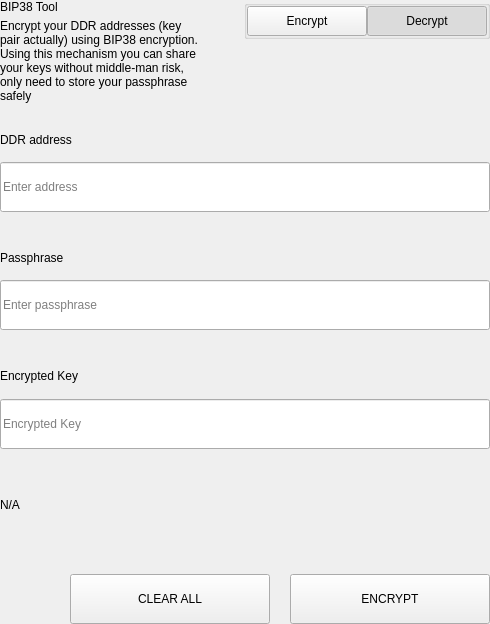
<?xml version="1.0" encoding="UTF-8"?>
<ui version="4.0">
 <class>SettingsBitToolWidget</class>
 <widget class="QWidget" name="SettingsBitToolWidget">
  <property name="geometry">
   <rect>
    <x>0</x>
    <y>0</y>
    <width>490</width>
    <height>624</height>
   </rect>
  </property>
  <property name="windowTitle">
   <string>Form</string>
  </property>
  <layout class="QVBoxLayout" name="verticalLayout">
   <property name="spacing">
    <number>0</number>
   </property>
   <property name="leftMargin">
    <number>0</number>
   </property>
   <property name="topMargin">
    <number>0</number>
   </property>
   <property name="rightMargin">
    <number>0</number>
   </property>
   <property name="bottomMargin">
    <number>0</number>
   </property>
   <item>
    <widget class="QWidget" name="left" native="true">
     <layout class="QVBoxLayout" name="verticalLayout_3">
      <property name="leftMargin">
       <number>0</number>
      </property>
      <property name="topMargin">
       <number>0</number>
      </property>
      <property name="rightMargin">
       <number>0</number>
      </property>
      <property name="bottomMargin">
       <number>0</number>
      </property>
      <item>
       <layout class="QVBoxLayout" name="verticalLayout_2">
        <property name="spacing">
         <number>0</number>
        </property>
        <item>
         <layout class="QHBoxLayout" name="horizontalLayout_3" stretch="3,1">
          <property name="spacing">
           <number>40</number>
          </property>
          <item>
           <layout class="QVBoxLayout" name="verticalLayoutTitle">
            <property name="spacing">
             <number>5</number>
            </property>
            <item>
             <widget class="QLabel" name="labelTitle">
              <property name="text">
               <string>BIP38 Tool</string>
              </property>
             </widget>
            </item>
            <item>
             <widget class="QLabel" name="labelSubtitle1">
              <property name="text">
               <string>Encrypt your DDR addresses (key pair actually) using BIP38 encryption.
Using this mechanism you can share your keys without middle-man risk, only need to store your passphrase safely</string>
              </property>
              <property name="wordWrap">
               <bool>true</bool>
              </property>
             </widget>
            </item>
           </layout>
          </item>
          <item alignment="Qt::AlignTop">
           <widget class="QGroupBox" name="groupBox">
            <property name="title">
             <string/>
            </property>
            <property name="alignment">
             <set>Qt::AlignLeading|Qt::AlignLeft|Qt::AlignTop</set>
            </property>
            <layout class="QHBoxLayout" name="horizontalLayout_4">
             <property name="spacing">
              <number>0</number>
             </property>
             <property name="leftMargin">
              <number>0</number>
             </property>
             <property name="topMargin">
              <number>0</number>
             </property>
             <property name="rightMargin">
              <number>0</number>
             </property>
             <property name="bottomMargin">
              <number>0</number>
             </property>
             <item>
              <spacer name="horizontalSpacer">
               <property name="orientation">
                <enum>Qt::Horizontal</enum>
               </property>
               <property name="sizeHint" stdset="0">
                <size>
                 <width>40</width>
                 <height>20</height>
                </size>
               </property>
              </spacer>
             </item>
             <item>
              <widget class="QPushButton" name="pushLeft">
               <property name="minimumSize">
                <size>
                 <width>120</width>
                 <height>30</height>
                </size>
               </property>
               <property name="maximumSize">
                <size>
                 <width>120</width>
                 <height>30</height>
                </size>
               </property>
               <property name="focusPolicy">
                <enum>Qt::NoFocus</enum>
               </property>
               <property name="text">
                <string>Encrypt</string>
               </property>
               <property name="checkable">
                <bool>true</bool>
               </property>
               <property name="autoExclusive">
                <bool>true</bool>
               </property>
              </widget>
             </item>
             <item>
              <widget class="QPushButton" name="pushRight">
               <property name="minimumSize">
                <size>
                 <width>120</width>
                 <height>30</height>
                </size>
               </property>
               <property name="maximumSize">
                <size>
                 <width>120</width>
                 <height>30</height>
                </size>
               </property>
               <property name="focusPolicy">
                <enum>Qt::NoFocus</enum>
               </property>
               <property name="text">
                <string>Decrypt</string>
               </property>
               <property name="checkable">
                <bool>true</bool>
               </property>
               <property name="checked">
                <bool>true</bool>
               </property>
               <property name="autoExclusive">
                <bool>true</bool>
               </property>
              </widget>
             </item>
            </layout>
           </widget>
          </item>
         </layout>
        </item>
        <item>
         <widget class="QStackedWidget" name="stackedWidget">
          <property name="currentIndex">
           <number>1</number>
          </property>
          <widget class="QWidget" name="pageDecrypt">
           <layout class="QVBoxLayout" name="verticalLayout_5">
            <property name="spacing">
             <number>0</number>
            </property>
            <property name="leftMargin">
             <number>0</number>
            </property>
            <property name="topMargin">
             <number>0</number>
            </property>
            <property name="rightMargin">
             <number>0</number>
            </property>
            <property name="bottomMargin">
             <number>0</number>
            </property>
            <item>
             <widget class="QWidget" name="widget" native="true">
              <property name="minimumSize">
               <size>
                <width>0</width>
                <height>100</height>
               </size>
              </property>
              <layout class="QVBoxLayout" name="verticalLayout_4">
               <property name="spacing">
                <number>0</number>
               </property>
               <property name="leftMargin">
                <number>0</number>
               </property>
               <property name="topMargin">
                <number>0</number>
               </property>
               <property name="rightMargin">
                <number>0</number>
               </property>
               <property name="bottomMargin">
                <number>0</number>
               </property>
               <item>
                <spacer name="verticalSpacer_2">
                 <property name="orientation">
                  <enum>Qt::Vertical</enum>
                 </property>
                 <property name="sizeType">
                  <enum>QSizePolicy::Fixed</enum>
                 </property>
                 <property name="sizeHint" stdset="0">
                  <size>
                   <width>20</width>
                   <height>20</height>
                  </size>
                 </property>
                </spacer>
               </item>
               <item>
                <layout class="QHBoxLayout" name="horizontalLayout_6" stretch="2">
                 <property name="spacing">
                  <number>0</number>
                 </property>
                 <item>
                  <layout class="QVBoxLayout" name="verticalLayout_7">
                   <property name="spacing">
                    <number>9</number>
                   </property>
                   <item>
                    <widget class="QLabel" name="labelSubtitleKey">
                     <property name="minimumSize">
                      <size>
                       <width>0</width>
                       <height>20</height>
                      </size>
                     </property>
                     <property name="maximumSize">
                      <size>
                       <width>16777215</width>
                       <height>20</height>
                      </size>
                     </property>
                     <property name="text">
                      <string>Encrypted key</string>
                     </property>
                    </widget>
                   </item>
                   <item>
                    <widget class="QLineEdit" name="lineEditKey">
                     <property name="minimumSize">
                      <size>
                       <width>0</width>
                       <height>50</height>
                      </size>
                     </property>
                     <property name="maximumSize">
                      <size>
                       <width>16777215</width>
                       <height>50</height>
                      </size>
                     </property>
                     <property name="placeholderText">
                      <string>Enter a encrypted key</string>
                     </property>
                    </widget>
                   </item>
                  </layout>
                 </item>
                </layout>
               </item>
               <item>
                <spacer name="verticalSpacer_3">
                 <property name="orientation">
                  <enum>Qt::Vertical</enum>
                 </property>
                 <property name="sizeType">
                  <enum>QSizePolicy::Fixed</enum>
                 </property>
                 <property name="sizeHint" stdset="0">
                  <size>
                   <width>20</width>
                   <height>20</height>
                  </size>
                 </property>
                </spacer>
               </item>
               <item>
                <layout class="QVBoxLayout" name="verticalLayout_9">
                 <property name="spacing">
                  <number>9</number>
                 </property>
                 <item>
                  <widget class="QLabel" name="labelSubtitlePassphrase">
                   <property name="maximumSize">
                    <size>
                     <width>16777215</width>
                     <height>20</height>
                    </size>
                   </property>
                   <property name="text">
                    <string>Passphrase</string>
                   </property>
                  </widget>
                 </item>
                 <item>
                  <widget class="QLineEdit" name="lineEditPassphrase">
                   <property name="minimumSize">
                    <size>
                     <width>0</width>
                     <height>50</height>
                    </size>
                   </property>
                   <property name="maximumSize">
                    <size>
                     <width>16777215</width>
                     <height>50</height>
                    </size>
                   </property>
                   <property name="placeholderText">
                    <string>Enter a passphrase</string>
                   </property>
                  </widget>
                 </item>
                </layout>
               </item>
               <item>
                <spacer name="verticalSpacer_4">
                 <property name="orientation">
                  <enum>Qt::Vertical</enum>
                 </property>
                 <property name="sizeType">
                  <enum>QSizePolicy::Fixed</enum>
                 </property>
                 <property name="sizeHint" stdset="0">
                  <size>
                   <width>20</width>
                   <height>20</height>
                  </size>
                 </property>
                </spacer>
               </item>
               <item>
                <widget class="QWidget" name="widget_3" native="true">
                 <property name="sizePolicy">
                  <sizepolicy hsizetype="Preferred" vsizetype="Fixed">
                   <horstretch>0</horstretch>
                   <verstretch>0</verstretch>
                  </sizepolicy>
                 </property>
                 <layout class="QVBoxLayout" name="verticalLayout_10">
                  <property name="spacing">
                   <number>9</number>
                  </property>
                  <property name="leftMargin">
                   <number>0</number>
                  </property>
                  <property name="topMargin">
                   <number>0</number>
                  </property>
                  <property name="rightMargin">
                   <number>0</number>
                  </property>
                  <property name="bottomMargin">
                   <number>0</number>
                  </property>
                  <item>
                   <widget class="QLabel" name="labelSubtitleDecryptResult">
                    <property name="minimumSize">
                     <size>
                      <width>0</width>
                      <height>20</height>
                     </size>
                    </property>
                    <property name="maximumSize">
                     <size>
                      <width>16777215</width>
                      <height>20</height>
                     </size>
                    </property>
                    <property name="text">
                     <string>Decrypted address result</string>
                    </property>
                   </widget>
                  </item>
                  <item>
                   <widget class="QWidget" name="widget_4" native="true">
                    <layout class="QHBoxLayout" name="horizontalLayout" stretch="6,0,1">
                     <property name="spacing">
                      <number>0</number>
                     </property>
                     <property name="leftMargin">
                      <number>0</number>
                     </property>
                     <property name="topMargin">
                      <number>0</number>
                     </property>
                     <property name="rightMargin">
                      <number>0</number>
                     </property>
                     <property name="bottomMargin">
                      <number>0</number>
                     </property>
                     <item alignment="Qt::AlignVCenter">
                      <widget class="QLineEdit" name="lineEditDecryptResult">
                       <property name="minimumSize">
                        <size>
                         <width>0</width>
                         <height>50</height>
                        </size>
                       </property>
                       <property name="maximumSize">
                        <size>
                         <width>16777215</width>
                         <height>50</height>
                        </size>
                       </property>
                       <property name="placeholderText">
                        <string>Decrypted Address</string>
                       </property>
                      </widget>
                     </item>
                     <item>
                      <spacer name="horizontalSpacer_4">
                       <property name="orientation">
                        <enum>Qt::Horizontal</enum>
                       </property>
                       <property name="sizeType">
                        <enum>QSizePolicy::Fixed</enum>
                       </property>
                       <property name="sizeHint" stdset="0">
                        <size>
                         <width>20</width>
                         <height>50</height>
                        </size>
                       </property>
                      </spacer>
                     </item>
                     <item>
                      <widget class="QPushButton" name="pushButtonImport">
                       <property name="minimumSize">
                        <size>
                         <width>140</width>
                         <height>40</height>
                        </size>
                       </property>
                       <property name="text">
                        <string>Import Address</string>
                       </property>
                      </widget>
                     </item>
                    </layout>
                   </widget>
                  </item>
                 </layout>
                </widget>
               </item>
               <item>
                <widget class="QLabel" name="statusLabel_DEC">
                 <property name="maximumSize">
                  <size>
                   <width>16777215</width>
                   <height>40</height>
                  </size>
                 </property>
                 <property name="text">
                  <string/>
                 </property>
                </widget>
               </item>
               <item>
                <spacer name="verticalSpacer">
                 <property name="orientation">
                  <enum>Qt::Vertical</enum>
                 </property>
                 <property name="sizeType">
                  <enum>QSizePolicy::Preferred</enum>
                 </property>
                 <property name="sizeHint" stdset="0">
                  <size>
                   <width>20</width>
                   <height>20</height>
                  </size>
                 </property>
                </spacer>
               </item>
               <item>
                <layout class="QHBoxLayout" name="horizontalLayout_7">
                 <property name="spacing">
                  <number>0</number>
                 </property>
                 <item>
                  <spacer name="horizontalSpacer_5">
                   <property name="orientation">
                    <enum>Qt::Horizontal</enum>
                   </property>
                   <property name="sizeType">
                    <enum>QSizePolicy::Expanding</enum>
                   </property>
                   <property name="sizeHint" stdset="0">
                    <size>
                     <width>40</width>
                     <height>20</height>
                    </size>
                   </property>
                  </spacer>
                 </item>
                 <item>
                  <widget class="QPushButton" name="pushButtonDecryptClear">
                   <property name="minimumSize">
                    <size>
                     <width>200</width>
                     <height>50</height>
                    </size>
                   </property>
                   <property name="maximumSize">
                    <size>
                     <width>200</width>
                     <height>50</height>
                    </size>
                   </property>
                   <property name="text">
                    <string>CLEAR</string>
                   </property>
                  </widget>
                 </item>
                 <item>
                  <spacer name="horizontalSpacer_3">
                   <property name="orientation">
                    <enum>Qt::Horizontal</enum>
                   </property>
                   <property name="sizeType">
                    <enum>QSizePolicy::Fixed</enum>
                   </property>
                   <property name="sizeHint" stdset="0">
                    <size>
                     <width>20</width>
                     <height>20</height>
                    </size>
                   </property>
                  </spacer>
                 </item>
                 <item>
                  <widget class="QPushButton" name="pushButtonDecrypt">
                   <property name="minimumSize">
                    <size>
                     <width>200</width>
                     <height>50</height>
                    </size>
                   </property>
                   <property name="maximumSize">
                    <size>
                     <width>200</width>
                     <height>50</height>
                    </size>
                   </property>
                   <property name="text">
                    <string>DECRYPT KEY</string>
                   </property>
                  </widget>
                 </item>
                </layout>
               </item>
              </layout>
             </widget>
            </item>
           </layout>
          </widget>
          <widget class="QWidget" name="pageEncrypt">
           <layout class="QVBoxLayout" name="verticalLayout_11">
            <property name="spacing">
             <number>0</number>
            </property>
            <property name="leftMargin">
             <number>0</number>
            </property>
            <property name="topMargin">
             <number>0</number>
            </property>
            <property name="rightMargin">
             <number>0</number>
            </property>
            <property name="bottomMargin">
             <number>0</number>
            </property>
            <item>
             <spacer name="verticalSpacer_8">
              <property name="orientation">
               <enum>Qt::Vertical</enum>
              </property>
              <property name="sizeType">
               <enum>QSizePolicy::Fixed</enum>
              </property>
              <property name="sizeHint" stdset="0">
               <size>
                <width>20</width>
                <height>20</height>
               </size>
              </property>
             </spacer>
            </item>
            <item>
             <widget class="QWidget" name="containerAddressEnc" native="true">
              <layout class="QVBoxLayout" name="containerAddressEncLayout">
               <property name="spacing">
                <number>5</number>
               </property>
               <property name="leftMargin">
                <number>0</number>
               </property>
               <property name="topMargin">
                <number>0</number>
               </property>
               <property name="rightMargin">
                <number>0</number>
               </property>
               <property name="bottomMargin">
                <number>0</number>
               </property>
               <item>
                <widget class="QLabel" name="labelSubtitleAddress">
                 <property name="minimumSize">
                  <size>
                   <width>0</width>
                   <height>20</height>
                  </size>
                 </property>
                 <property name="maximumSize">
                  <size>
                   <width>16777215</width>
                   <height>20</height>
                  </size>
                 </property>
                 <property name="text">
                  <string>DDR address</string>
                 </property>
                </widget>
               </item>
               <item>
                <widget class="QLineEdit" name="addressIn_ENC">
                 <property name="minimumSize">
                  <size>
                   <width>0</width>
                   <height>50</height>
                  </size>
                 </property>
                 <property name="placeholderText">
                  <string>Enter address</string>
                 </property>
                </widget>
               </item>
              </layout>
             </widget>
            </item>
            <item>
             <spacer name="verticalSpacer_6">
              <property name="orientation">
               <enum>Qt::Vertical</enum>
              </property>
              <property name="sizeType">
               <enum>QSizePolicy::Fixed</enum>
              </property>
              <property name="sizeHint" stdset="0">
               <size>
                <width>20</width>
                <height>20</height>
               </size>
              </property>
             </spacer>
            </item>
            <item>
             <widget class="QWidget" name="containerAddress" native="true">
              <layout class="QHBoxLayout" name="horizontalLayout_9" stretch="2">
               <property name="spacing">
                <number>0</number>
               </property>
               <property name="leftMargin">
                <number>0</number>
               </property>
               <property name="topMargin">
                <number>0</number>
               </property>
               <property name="rightMargin">
                <number>0</number>
               </property>
               <property name="bottomMargin">
                <number>0</number>
               </property>
               <item>
                <layout class="QVBoxLayout" name="verticalLayout_8">
                 <property name="spacing">
                  <number>5</number>
                 </property>
                 <item>
                  <widget class="QLabel" name="labelSubtitleMessage">
                   <property name="minimumSize">
                    <size>
                     <width>0</width>
                     <height>20</height>
                    </size>
                   </property>
                   <property name="maximumSize">
                    <size>
                     <width>16777215</width>
                     <height>20</height>
                    </size>
                   </property>
                   <property name="text">
                    <string>Passphrase</string>
                   </property>
                  </widget>
                 </item>
                 <item>
                  <widget class="QLineEdit" name="passphraseIn_ENC">
                   <property name="minimumSize">
                    <size>
                     <width>0</width>
                     <height>50</height>
                    </size>
                   </property>
                   <property name="maximumSize">
                    <size>
                     <width>16777215</width>
                     <height>50</height>
                    </size>
                   </property>
                   <property name="placeholderText">
                    <string>Enter passphrase</string>
                   </property>
                  </widget>
                 </item>
                </layout>
               </item>
              </layout>
             </widget>
            </item>
            <item>
             <spacer name="verticalSpacer_7">
              <property name="orientation">
               <enum>Qt::Vertical</enum>
              </property>
              <property name="sizeType">
               <enum>QSizePolicy::Fixed</enum>
              </property>
              <property name="sizeHint" stdset="0">
               <size>
                <width>20</width>
                <height>20</height>
               </size>
              </property>
             </spacer>
            </item>
            <item>
             <widget class="QWidget" name="widget_2" native="true">
              <property name="minimumSize">
               <size>
                <width>0</width>
                <height>75</height>
               </size>
              </property>
              <property name="maximumSize">
               <size>
                <width>16777215</width>
                <height>16777215</height>
               </size>
              </property>
              <layout class="QVBoxLayout" name="verticalLayout_6">
               <property name="leftMargin">
                <number>0</number>
               </property>
               <property name="topMargin">
                <number>0</number>
               </property>
               <property name="rightMargin">
                <number>0</number>
               </property>
               <property name="bottomMargin">
                <number>0</number>
               </property>
               <item>
                <widget class="QLabel" name="labelSubtitleEncryptedKey">
                 <property name="minimumSize">
                  <size>
                   <width>0</width>
                   <height>20</height>
                  </size>
                 </property>
                 <property name="maximumSize">
                  <size>
                   <width>16777215</width>
                   <height>20</height>
                  </size>
                 </property>
                 <property name="text">
                  <string>Encrypted Key</string>
                 </property>
                </widget>
               </item>
               <item>
                <widget class="QLineEdit" name="encryptedKeyOut_ENC">
                 <property name="minimumSize">
                  <size>
                   <width>0</width>
                   <height>50</height>
                  </size>
                 </property>
                 <property name="placeholderText">
                  <string>Encrypted Key</string>
                 </property>
                </widget>
               </item>
              </layout>
             </widget>
            </item>
            <item>
             <widget class="QLabel" name="statusLabel_ENC">
              <property name="text">
               <string notr="true">N/A</string>
              </property>
             </widget>
            </item>
            <item>
             <spacer name="verticalSpacer_5">
              <property name="orientation">
               <enum>Qt::Vertical</enum>
              </property>
              <property name="sizeType">
               <enum>QSizePolicy::Fixed</enum>
              </property>
              <property name="sizeHint" stdset="0">
               <size>
                <width>20</width>
                <height>20</height>
               </size>
              </property>
             </spacer>
            </item>
            <item>
             <layout class="QHBoxLayout" name="horizontalLayout_8">
              <property name="spacing">
               <number>0</number>
              </property>
              <item>
               <spacer name="horizontalSpacer_6">
                <property name="orientation">
                 <enum>Qt::Horizontal</enum>
                </property>
                <property name="sizeType">
                 <enum>QSizePolicy::Expanding</enum>
                </property>
                <property name="sizeHint" stdset="0">
                 <size>
                  <width>40</width>
                  <height>20</height>
                 </size>
                </property>
               </spacer>
              </item>
              <item>
               <widget class="QPushButton" name="pushButtonClear">
                <property name="minimumSize">
                 <size>
                  <width>200</width>
                  <height>50</height>
                 </size>
                </property>
                <property name="focusPolicy">
                 <enum>Qt::NoFocus</enum>
                </property>
                <property name="text">
                 <string>CLEAR ALL</string>
                </property>
               </widget>
              </item>
              <item>
               <spacer name="horizontalSpacer_2">
                <property name="orientation">
                 <enum>Qt::Horizontal</enum>
                </property>
                <property name="sizeType">
                 <enum>QSizePolicy::Fixed</enum>
                </property>
                <property name="sizeHint" stdset="0">
                 <size>
                  <width>20</width>
                  <height>20</height>
                 </size>
                </property>
               </spacer>
              </item>
              <item>
               <widget class="QPushButton" name="pushButtonEncrypt">
                <property name="minimumSize">
                 <size>
                  <width>200</width>
                  <height>50</height>
                 </size>
                </property>
                <property name="maximumSize">
                 <size>
                  <width>200</width>
                  <height>50</height>
                 </size>
                </property>
                <property name="focusPolicy">
                 <enum>Qt::NoFocus</enum>
                </property>
                <property name="text">
                 <string>ENCRYPT</string>
                </property>
               </widget>
              </item>
             </layout>
            </item>
           </layout>
          </widget>
         </widget>
        </item>
       </layout>
      </item>
     </layout>
    </widget>
   </item>
  </layout>
 </widget>
 <resources/>
 <connections/>
</ui>
